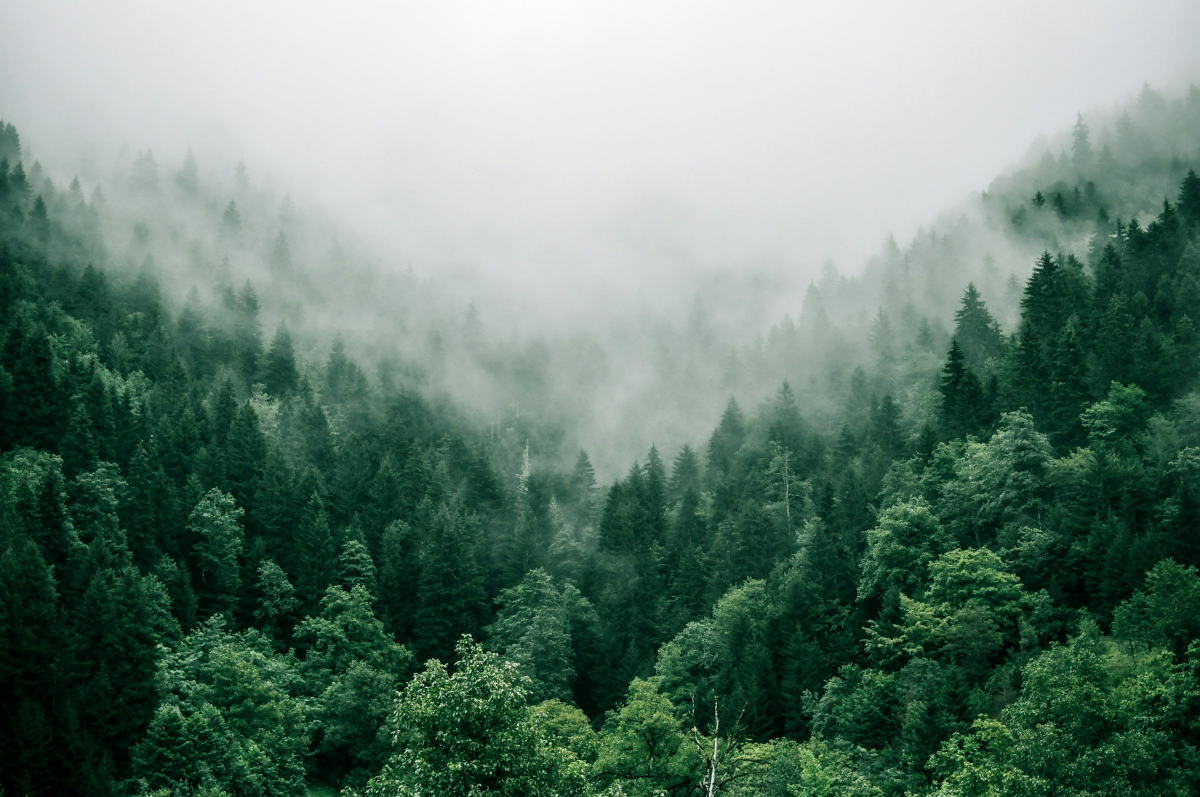
#> input picture notebooks/data/florest.jpg, 2400 x 1594 px (shown at 1/2 size)
$ jupyter execute 01_recolor_kmeans.ipynb
#> lines starting #> are read from the running program, lines starting #| are printed output that depends on the picture
### src/aquarelab/recolor.py
import re

import numpy as np
from skimage import color


def rgb_to_lab(image_rgb: np.ndarray) -> np.ndarray:
    """RGB image in [0, 1] -> Lab. Works on any shape ending in 3 channels."""
    return color.rgb2lab(image_rgb)


def lab_to_rgb(image_lab: np.ndarray) -> np.ndarray:
    """Lab -> RGB, clipped to [0, 1] since shifted colors can fall out of gamut."""
    return np.clip(color.lab2rgb(image_lab), 0.0, 1.0)


def hex_to_lab(hex_colors: list[str]) -> np.ndarray:
    """List of hex colors like '#2a9d8f' -> (N, 3) palette in Lab."""
    rgb = np.array(
        [
            [int(h.lstrip("#")[i : i + 2], 16) / 255 for i in (0, 2, 4)]
            for h in hex_colors
        ]
    )
    return color.rgb2lab(rgb[np.newaxis])[0]


# [23 lines left out: functions lab_to_hex, normalize_hex, not called in this run]


def parse_hex_colors(text: str) -> list[str]:
    """Find every 6-digit hex color in a text, with or without '#', in order."""
    return [normalize_hex(match) for match in re.findall(r"#?\b[0-9a-fA-F]{6}\b", text)]


def assign_by_luminance(
    old_palette: np.ndarray,
    new_palette: np.ndarray,
    usage: np.ndarray | None = None,
    min_usage: float = 0.01,
) -> np.ndarray:
    """
    Match new colors to the original tones by luminance: darkest to darkest.

    If usage is given, tones below min_usage are treated as dead. Dead tones keep
    their own color (zero shift), and the live tones are matched to new colors
    spread evenly across the new palette's luminance range. This way the darkest
    and brightest new colors are always used.

    old_palette: (K, 3) in Lab
    new_palette: (N, 3) in Lab, N >= number of live tones
    usage:       (K,) share of the image covered by each tone, optional
    Returns (K, 3) aligned with old_palette: matched[i] replaces old_palette[i].
    """
    old_palette = np.asarray(old_palette, dtype=float)
    new_palette = np.asarray(new_palette, dtype=float)

    if usage is None:
        live = np.ones(len(old_palette), dtype=bool)
    else:
        live = np.asarray(usage) >= min_usage

    n_live = int(live.sum())
    if n_live == 0:
        raise ValueError("No live tones to recolor.")
    if len(new_palette) < n_live:
        raise ValueError(
            f"The new palette has {len(new_palette)} colors, "
            f"but the image has {n_live} live tones."
        )

    live_idx = np.flatnonzero(live)
    old_order = live_idx[np.argsort(old_palette[live_idx, 0])]
    new_sorted = new_palette[np.argsort(new_palette[:, 0])]
    picks = np.round(np.linspace(0, len(new_palette) - 1, n_live)).astype(int)

    matched = old_palette.copy()
    matched[old_order] = new_sorted[picks]
    return matched


def recolor(
    image_rgb: np.ndarray,
    weights: np.ndarray,
    old_palette: np.ndarray,
    new_palette: np.ndarray,
) -> np.ndarray:
    """
    Recolor the image by shifting each pixel by the difference between new and old tones.

    image_rgb:   (H, W, 3) RGB, values in [0, 1]
    weights:     (H, W, K) how much each pixel belongs to each tone, sums to 1 per pixel
    old_palette: (K, 3) in Lab
    new_palette: (K, 3) in Lab, already aligned with old_palette
    """
    lab = rgb_to_lab(image_rgb)
    delta = new_palette - old_palette
    shift = weights @ delta
    return lab_to_rgb(lab + shift)

### src/aquarelab/baseline.py
import numpy as np
from sklearn.cluster import KMeans

from aquarelab.recolor import rgb_to_lab


def extract_palette_kmeans(
    image_rgb: np.ndarray,
    k: int = 6,
    sample_size: int = 20_000,
    temperature: float = 5.0,
    seed: int = 0,
) -> tuple[np.ndarray, np.ndarray]:
    """
    Extract a palette with k-means in Lab space and compute soft per-pixel weights.
    Returns (palette (K, 3) in Lab, weights (H, W, K)).
    """
    lab = rgb_to_lab(image_rgb)
    pixels = lab.reshape(-1, 3)

    rng = np.random.default_rng(seed)
    idx = rng.choice(len(pixels), size=min(sample_size, len(pixels)), replace=False)
    kmeans = KMeans(n_clusters=k, n_init="auto", random_state=seed).fit(pixels[idx])
    palette = kmeans.cluster_centers_

    dist = np.linalg.norm(lab[..., None, :] - palette, axis=-1)  # (H, W, K)
    logits = -dist / temperature
    logits -= logits.max(axis=-1, keepdims=True)  # numerical stability
    weights = np.exp(logits)
    weights /= weights.sum(axis=-1, keepdims=True)

    return palette, weights

### notebooks/01_recolor_kmeans.ipynb
[cell 1]
import numpy as np
import matplotlib.pyplot as plt
from PIL import Image
from aquarelab.baseline import extract_palette_kmeans
from aquarelab.recolor import assign_by_luminance, hex_to_lab, lab_to_rgb, recolor

[cell 2]
img = Image.open("data/florest.jpg").convert("RGB")
#> img is the input picture: PIL image 2400x1594 RGB; mean R, G, B 101.2, 126.3, 113.3
img.thumbnail((512, 512))
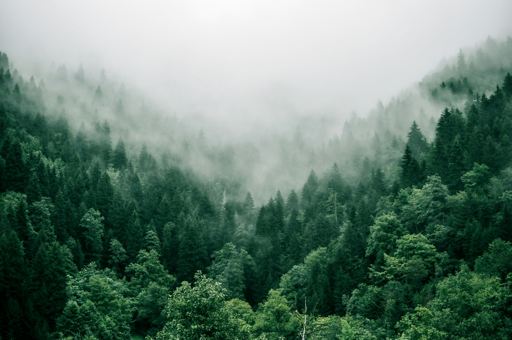
#> img: PIL image 512x340 RGB; mean R, G, B 101.3, 126.4, 113.4
image = np.asarray(img) / 255.0

[cell 3]
palette, weights = extract_palette_kmeans(image, k=5)
#> in rgb_to_lab, `return color.rgb2lab(image_rgb)`:
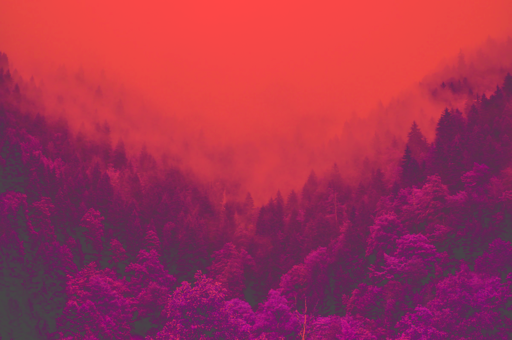
#> returned value: shape (340, 512, 3) float64; mean of channels 0, 1, 2 49.2, -11.9, 5; drawn with min black and max white
#> in extract_palette_kmeans, `idx = rng.choice(len(pixels), size=min(sample_size, len(pixels)), repl..`: idx = 20000 values, max 174065 at index 12456, min 2 at index 7272, mean 87019.7
#> in extract_palette_kmeans, `palette = kmeans.cluster_centers_`: palette = [[43.19, -21.47, 11.82], [8.99, -12.41, 4.4], [89.54, -0.7, -0.469], [23.86, -20.87, 8.59], [69.63, -7.54, 2.87]]
new_palette = hex_to_lab(["#264653", "#2a9d8f", "#e9c46a", "#f4a261", "#e76f51"])
matched = assign_by_luminance(palette, new_palette)
#> in assign_by_luminance, `old_palette = np.asarray(old_palette, dtype=float)`: old_palette has the same summary as palette in extract_palette_kmeans
#> in assign_by_luminance, `live = np.ones(len(old_palette), dtype=bool)`: live = [True, True, True, True, True]
#> in assign_by_luminance, `n_live = int(live.sum())`: n_live = 5
#> in assign_by_luminance, `live_idx = np.flatnonzero(live)`: live_idx = [0, 1, 2, 3, 4]
#> in assign_by_luminance, `old_order = live_idx[np.argsort(old_palette[live_idx, 0])]`: old_order = [1, 3, 0, 4, 2]
#> in assign_by_luminance, `matched = old_palette.copy()`: matched has the same summary as palette in extract_palette_kmeans
#> matched = [[60.74, 44.3, 38.44], [27.89, -7.63, -11.41], [80.65, 2.43, 49.55], [58.59, -34.55, -1.77], [73.51, 24.15, 45.76]]
result = recolor(image, weights, palette, matched)
#> in recolor, `delta = new_palette - old_palette`: delta = [[17.55, 65.77, 26.63], [18.9, 4.78, -15.81], [-8.88, 3.13, 50.02], [34.73, -13.68, -10.36], [3.87, 31.69, 42.89]]
#> in recolor, `shift = weights @ delta`:
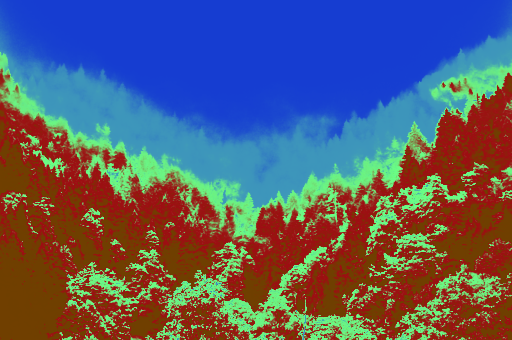
#> shift: shape (340, 512, 3) float64; mean of channels 0, 1, 2 12.7, 13.1, 19; drawn with min black and max white
#> in lab_to_rgb, `return np.clip(color.lab2rgb(image_lab), 0.0, 1.0)`:
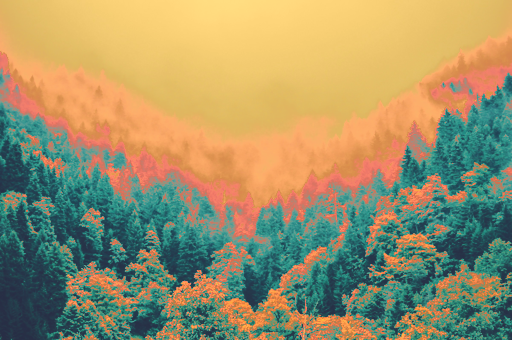
#> returned value: shape (340, 512, 3) float64; mean of channels 0, 1, 2 0.62, 0.577, 0.415; drawn as R, G, B

[cell 4]
fig, axes = plt.subplots(1, 2, figsize=(12, 6))
axes[0].imshow(image); axes[0].set_title("Original")
axes[1].imshow(result); axes[1].set_title("Recolored")
for ax in axes: ax.axis("off")
plt.savefig("figures/01_recolor.png", dpi=120, bbox_inches="tight")
plt.show()

[cell 5]
k = weights.shape[-1]
#> k = 5
fig, axes = plt.subplots(1, k, figsize=(4 * k, 4))
for i in range(k):
    axes[i].imshow(weights[..., i], cmap="gray", vmin=0, vmax=1)
    swatch = lab_to_rgb(palette[i][None, None, :])[0, 0]
    axes[i].set_title(f"Tone {i}", color=swatch, fontsize=14, fontweight="bold")
    axes[i].axis("off")
#> this loop made 5 passes
#> swatch on passes 1 to 5: [0.272, 0.436, 0.321], [0.0207, 0.117, 0.0746], [0.875, 0.884, 0.886], [0.0832, 0.253, 0.17], [0.618, 0.683, 0.646]
plt.savefig("figures/01_tone_maps.png", dpi=120, bbox_inches="tight")
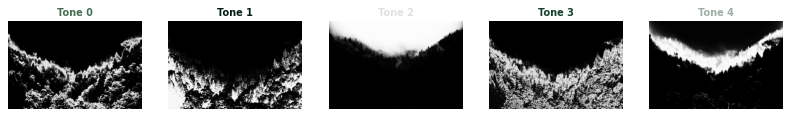
#> figure drawn by matplotlib, 5 panels
plt.show()
